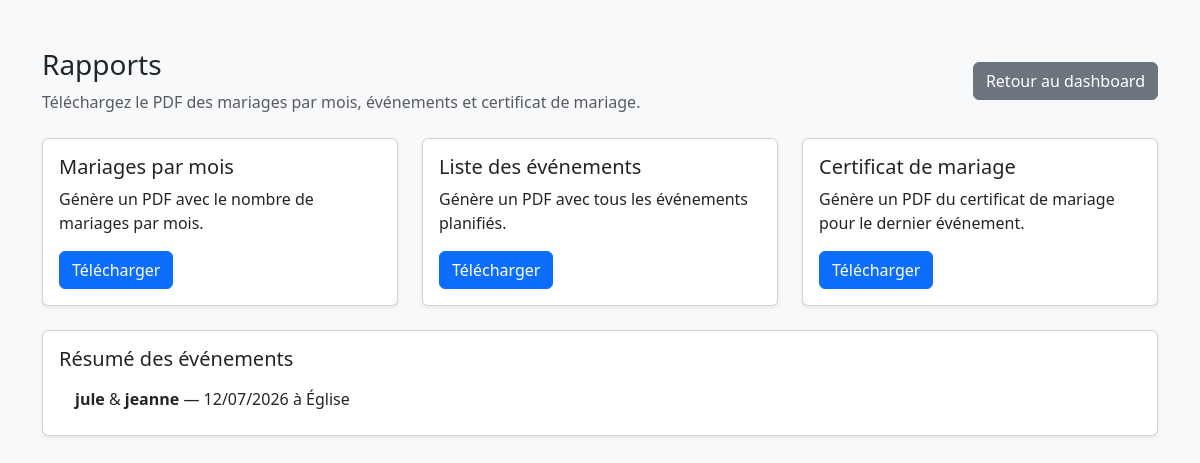
The app's page /reports/ (signed in) with its own data.
### ma_celebration_app/models.py (models this page shows, shortened)
class WeddingCelebration(models.Model):
    groom_name = models.CharField(max_length=120)
    bride_name = models.CharField(max_length=120)
    wedding_date = models.DateField()
    ceremony_time = models.TimeField(blank=True, null=True)
    church_name = models.CharField(max_length=150, default='Église')
    priest_name = models.CharField(max_length=120, blank=True)
    notes = models.TextField(blank=True)
    class Meta:
        ordering = ['wedding_date', 'ceremony_time']
        verbose_name = 'Célébration de mariage'
        verbose_name_plural = 'Célébrations de mariage'

### ma_celebration_app/views.py (the view)
# urls.py: path('reports/', views.reports, name='reports'),
@login_required
def reports(request):
    celebrations = WeddingCelebration.objects.order_by('wedding_date')
    return render(request, 'ma_celebration_app/reports.html', {
        'celebrations': celebrations,
    })

### ma_celebration_app/templates/ma_celebration_app/reports.html (shortened to what this page needs)
{% load static %}
<!DOCTYPE html>
<html lang="fr">
<head>
  <link rel="stylesheet" href="https://cdn.jsdelivr.net/npm/bootstrap@5.3.0/dist/css/bootstrap.min.css">
</head>
<body class="bg-light">
  <div class="container py-5">
    <div class="d-flex justify-content-between align-items-center mb-4">
      <div>
        <h1 class="h3">Rapports</h1>
        <p class="text-muted mb-0">Téléchargez le PDF des mariages par mois, événements et certificat de mariage.</p>
      </div>
      <a class="btn btn-secondary" href="{% url 'home' %}">Retour au dashboard</a>
    </div>
    <div class="row gy-4 mb-4">
      <div class="col-lg-4">
        <div class="card shadow-sm h-100">
          <div class="card-body">
            <h2 class="h5">Mariages par mois</h2>
            <p>Génère un PDF avec le nombre de mariages par mois.</p>
            <a class="btn btn-primary" href="{% url 'reports_monthly_pdf' %}">Télécharger</a>
          </div>
        </div>
      </div>
      <div class="col-lg-4">
        <div class="card shadow-sm h-100">
          <div class="card-body">
            <h2 class="h5">Liste des événements</h2>
            <p>Génère un PDF avec tous les événements planifiés.</p>
            <a class="btn btn-primary" href="{% url 'reports_events_pdf' %}">Télécharger</a>
          </div>
        </div>
      </div>
      <div class="col-lg-4">
        <div class="card shadow-sm h-100">
          <div class="card-body">
            <h2 class="h5">Certificat de mariage</h2>
            <p>Génère un PDF du certificat de mariage pour le dernier événement.</p>
            <a class="btn btn-primary" href="{% url 'reports_certificate_pdf' %}">Télécharger</a>
          </div>
        </div>
      </div>
    </div>
    <div class="card shadow-sm">
      <div class="card-body">
        <h2 class="h5">Résumé des événements</h2>
        {% if celebrations %}
          <ul class="list-group list-group-flush">
            {% for celebration in celebrations %}
              <li class="list-group-item">
                <strong>{{ celebration.groom_name }}</strong> & <strong>{{ celebration.bride_name }}</strong> — {{ celebration.wedding_date|date:'d/m/Y' }} à {{ celebration.church_name }}
              </li>
            {% endfor %}
          </ul>
        {% else %}
          <p class="text-muted mb-0">Aucun événement enregistré pour le moment.</p>
        {% endif %}
      </div>
    </div>
  </div>
</body>
</html>

### records on screen
WeddingCelebration: groom_name "jule", bride_name "jeanne", wedding_date "12/07/2026", church_name "Église"
